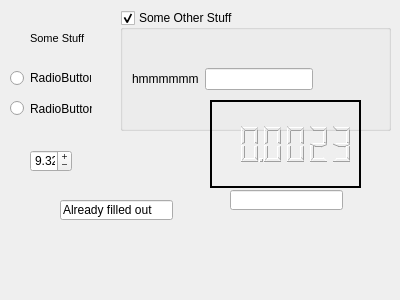
<?xml version="1.0" encoding="UTF-8"?>
<ui version="4.0">
 <class>DataView</class>
 <widget class="QWidget" name="DataView">
  <property name="geometry">
   <rect>
    <x>0</x>
    <y>0</y>
    <width>400</width>
    <height>300</height>
   </rect>
  </property>
  <property name="sizePolicy">
   <sizepolicy hsizetype="Minimum" vsizetype="Minimum">
    <horstretch>0</horstretch>
    <verstretch>0</verstretch>
   </sizepolicy>
  </property>
  <property name="minimumSize">
   <size>
    <width>400</width>
    <height>300</height>
   </size>
  </property>
  <property name="baseSize">
   <size>
    <width>400</width>
    <height>300</height>
   </size>
  </property>
  <property name="windowTitle">
   <string>DataView</string>
  </property>
  <widget class="QLabel" name="label">
   <property name="geometry">
    <rect>
     <x>30</x>
     <y>30</y>
     <width>61</width>
     <height>16</height>
    </rect>
   </property>
   <property name="font">
    <font>
     <pointsize>8</pointsize>
    </font>
   </property>
   <property name="text">
    <string>Some Stuff</string>
   </property>
  </widget>
  <widget class="QLineEdit" name="lineEdit_2">
   <property name="geometry">
    <rect>
     <x>230</x>
     <y>190</y>
     <width>113</width>
     <height>20</height>
    </rect>
   </property>
  </widget>
  <widget class="QLineEdit" name="lineEdit_3">
   <property name="geometry">
    <rect>
     <x>60</x>
     <y>200</y>
     <width>113</width>
     <height>20</height>
    </rect>
   </property>
   <property name="text">
    <string>Already filled out</string>
   </property>
  </widget>
  <widget class="QGroupBox" name="groupBox">
   <property name="geometry">
    <rect>
     <x>120</x>
     <y>10</y>
     <width>271</width>
     <height>121</height>
    </rect>
   </property>
   <property name="title">
    <string>Some Other Stuff</string>
   </property>
   <property name="flat">
    <bool>true</bool>
   </property>
   <property name="checkable">
    <bool>true</bool>
   </property>
   <property name="checked">
    <bool>true</bool>
   </property>
   <layout class="QHBoxLayout" name="horizontalLayout">
    <item>
     <widget class="QLabel" name="label_2">
      <property name="text">
       <string>hmmmmmm</string>
      </property>
     </widget>
    </item>
    <item>
     <widget class="QLineEdit" name="lineEdit"/>
    </item>
    <item>
     <spacer name="horizontalSpacer">
      <property name="orientation">
       <enum>Qt::Horizontal</enum>
      </property>
      <property name="sizeHint" stdset="0">
       <size>
        <width>40</width>
        <height>20</height>
       </size>
      </property>
     </spacer>
    </item>
   </layout>
  </widget>
  <widget class="QRadioButton" name="radioButton">
   <property name="geometry">
    <rect>
     <x>10</x>
     <y>70</y>
     <width>81</width>
     <height>16</height>
    </rect>
   </property>
   <property name="text">
    <string>RadioButton</string>
   </property>
   <property name="checkable">
    <bool>true</bool>
   </property>
   <property name="checked">
    <bool>false</bool>
   </property>
   <property name="autoRepeat">
    <bool>false</bool>
   </property>
   <property name="autoExclusive">
    <bool>true</bool>
   </property>
  </widget>
  <widget class="QRadioButton" name="radioButton_2">
   <property name="geometry">
    <rect>
     <x>10</x>
     <y>100</y>
     <width>82</width>
     <height>17</height>
    </rect>
   </property>
   <property name="text">
    <string>RadioButton</string>
   </property>
  </widget>
  <widget class="QDoubleSpinBox" name="doubleSpinBox">
   <property name="geometry">
    <rect>
     <x>30</x>
     <y>150</y>
     <width>42</width>
     <height>22</height>
    </rect>
   </property>
   <property name="wrapping">
    <bool>false</bool>
   </property>
   <property name="frame">
    <bool>true</bool>
   </property>
   <property name="readOnly">
    <bool>false</bool>
   </property>
   <property name="buttonSymbols">
    <enum>QAbstractSpinBox::PlusMinus</enum>
   </property>
   <property name="singleStep">
    <double>0.250000000000000</double>
   </property>
   <property name="value">
    <double>9.320000000000000</double>
   </property>
  </widget>
  <widget class="QLCDNumber" name="lcdNumber">
   <property name="geometry">
    <rect>
     <x>210</x>
     <y>100</y>
     <width>151</width>
     <height>88</height>
    </rect>
   </property>
   <property name="font">
    <font>
     <pointsize>8</pointsize>
     <weight>50</weight>
     <bold>false</bold>
     <strikeout>false</strikeout>
     <kerning>true</kerning>
    </font>
   </property>
   <property name="frameShape">
    <enum>QFrame::Panel</enum>
   </property>
   <property name="frameShadow">
    <enum>QFrame::Plain</enum>
   </property>
   <property name="lineWidth">
    <number>2</number>
   </property>
   <property name="smallDecimalPoint">
    <bool>true</bool>
   </property>
   <property name="digitCount">
    <number>6</number>
   </property>
   <property name="mode">
    <enum>QLCDNumber::Dec</enum>
   </property>
   <property name="segmentStyle">
    <enum>QLCDNumber::Outline</enum>
   </property>
   <property name="value" stdset="0">
    <double>0.002333000000000</double>
   </property>
  </widget>
 </widget>
 <resources/>
 <connections/>
</ui>
